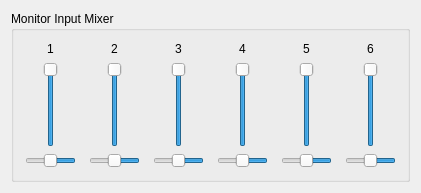
<ui version="4.0" >
 <comment>Copyright (C) 2005-2008 by Daniel Wagner
	
	This file is part of FFADO
	FFADO = Free Firewire (pro-)audio drivers for linux
	
	FFADO is based upon FreeBoB.
	
	This program is free software: you can redistribute it and/or modify
	it under the terms of the GNU General Public License as published by
	the Free Software Foundation, either version 2 of the License, or
	(at your option) version 3 of the License.
	
	This program is distributed in the hope that it will be useful,
	but WITHOUT ANY WARRANTY; without even the implied warranty of
	MERCHANTABILITY or FITNESS FOR A PARTICULAR PURPOSE.  See the
	GNU General Public License for more details.
</comment>
 <class>EdirolFa66ControlUI</class>
 <widget class="QWidget" name="EdirolFa66ControlUI" >
  <property name="geometry" >
   <rect>
    <x>0</x>
    <y>0</y>
    <width>421</width>
    <height>193</height>
   </rect>
  </property>
  <property name="windowTitle" >
   <string>Edirol FA-66</string>
  </property>
  <layout class="QVBoxLayout" >
   <item>
    <widget class="QGroupBox" name="groupBox1" >
     <property name="sizePolicy" >
      <sizepolicy vsizetype="Preferred" hsizetype="Preferred" >
       <horstretch>0</horstretch>
       <verstretch>0</verstretch>
      </sizepolicy>
     </property>
     <property name="title" >
      <string>Monitor Input Mixer</string>
     </property>
     <layout class="QHBoxLayout" >
      <item>
       <layout class="QVBoxLayout" >
        <item>
         <widget class="QLabel" name="textLabel1" >
          <property name="text" >
           <string>1</string>
          </property>
          <property name="alignment" >
           <set>Qt::AlignCenter</set>
          </property>
          <property name="wordWrap" >
           <bool>false</bool>
          </property>
         </widget>
        </item>
        <item>
         <layout class="QHBoxLayout" >
          <item>
           <spacer>
            <property name="orientation" >
             <enum>Qt::Horizontal</enum>
            </property>
            <property name="sizeType" >
             <enum>QSizePolicy::Expanding</enum>
            </property>
            <property name="sizeHint" stdset="0" >
             <size>
              <width>20</width>
              <height>20</height>
             </size>
            </property>
           </spacer>
          </item>
          <item>
           <widget class="QSlider" name="sldInput1" >
            <property name="sizePolicy" >
             <sizepolicy vsizetype="Expanding" hsizetype="Fixed" >
              <horstretch>0</horstretch>
              <verstretch>0</verstretch>
             </sizepolicy>
            </property>
            <property name="minimum" >
             <number>-32767</number>
            </property>
            <property name="maximum" >
             <number>0</number>
            </property>
            <property name="singleStep" >
             <number>10000</number>
            </property>
            <property name="pageStep" >
             <number>1000</number>
            </property>
            <property name="value" >
             <number>0</number>
            </property>
            <property name="orientation" >
             <enum>Qt::Vertical</enum>
            </property>
            <property name="tickInterval" >
             <number>10000</number>
            </property>
           </widget>
          </item>
          <item>
           <spacer>
            <property name="orientation" >
             <enum>Qt::Horizontal</enum>
            </property>
            <property name="sizeType" >
             <enum>QSizePolicy::Expanding</enum>
            </property>
            <property name="sizeHint" stdset="0" >
             <size>
              <width>20</width>
              <height>16</height>
             </size>
            </property>
           </spacer>
          </item>
         </layout>
        </item>
        <item>
         <widget class="QSlider" name="sldBal1" >
          <property name="minimum" >
           <number>-32767</number>
          </property>
          <property name="maximum" >
           <number>32512</number>
          </property>
          <property name="orientation" >
           <enum>Qt::Horizontal</enum>
          </property>
          <property name="invertedAppearance" >
           <bool>true</bool>
          </property>
         </widget>
        </item>
       </layout>
      </item>
      <item>
       <spacer>
        <property name="orientation" >
         <enum>Qt::Horizontal</enum>
        </property>
        <property name="sizeType" >
         <enum>QSizePolicy::Expanding</enum>
        </property>
        <property name="sizeHint" stdset="0" >
         <size>
          <width>40</width>
          <height>20</height>
         </size>
        </property>
       </spacer>
      </item>
      <item>
       <layout class="QVBoxLayout" >
        <item>
         <widget class="QLabel" name="textLabel2" >
          <property name="text" >
           <string>2</string>
          </property>
          <property name="alignment" >
           <set>Qt::AlignCenter</set>
          </property>
          <property name="wordWrap" >
           <bool>false</bool>
          </property>
         </widget>
        </item>
        <item>
         <layout class="QHBoxLayout" >
          <item>
           <spacer>
            <property name="orientation" >
             <enum>Qt::Horizontal</enum>
            </property>
            <property name="sizeType" >
             <enum>QSizePolicy::Expanding</enum>
            </property>
            <property name="sizeHint" stdset="0" >
             <size>
              <width>20</width>
              <height>20</height>
             </size>
            </property>
           </spacer>
          </item>
          <item>
           <widget class="QSlider" name="sldInput2" >
            <property name="minimum" >
             <number>-32767</number>
            </property>
            <property name="maximum" >
             <number>0</number>
            </property>
            <property name="singleStep" >
             <number>10000</number>
            </property>
            <property name="pageStep" >
             <number>1000</number>
            </property>
            <property name="value" >
             <number>0</number>
            </property>
            <property name="orientation" >
             <enum>Qt::Vertical</enum>
            </property>
            <property name="tickInterval" >
             <number>10000</number>
            </property>
           </widget>
          </item>
          <item>
           <spacer>
            <property name="orientation" >
             <enum>Qt::Horizontal</enum>
            </property>
            <property name="sizeType" >
             <enum>QSizePolicy::Expanding</enum>
            </property>
            <property name="sizeHint" stdset="0" >
             <size>
              <width>20</width>
              <height>20</height>
             </size>
            </property>
           </spacer>
          </item>
         </layout>
        </item>
        <item>
         <widget class="QSlider" name="sldBal2" >
          <property name="minimum" >
           <number>-32767</number>
          </property>
          <property name="maximum" >
           <number>32512</number>
          </property>
          <property name="orientation" >
           <enum>Qt::Horizontal</enum>
          </property>
          <property name="invertedAppearance" >
           <bool>true</bool>
          </property>
         </widget>
        </item>
       </layout>
      </item>
      <item>
       <spacer>
        <property name="orientation" >
         <enum>Qt::Horizontal</enum>
        </property>
        <property name="sizeType" >
         <enum>QSizePolicy::Expanding</enum>
        </property>
        <property name="sizeHint" stdset="0" >
         <size>
          <width>40</width>
          <height>20</height>
         </size>
        </property>
       </spacer>
      </item>
      <item>
       <layout class="QVBoxLayout" >
        <item>
         <widget class="QLabel" name="textLabel3" >
          <property name="text" >
           <string>3</string>
          </property>
          <property name="alignment" >
           <set>Qt::AlignCenter</set>
          </property>
          <property name="wordWrap" >
           <bool>false</bool>
          </property>
         </widget>
        </item>
        <item>
         <layout class="QHBoxLayout" >
          <item>
           <spacer>
            <property name="orientation" >
             <enum>Qt::Horizontal</enum>
            </property>
            <property name="sizeType" >
             <enum>QSizePolicy::Expanding</enum>
            </property>
            <property name="sizeHint" stdset="0" >
             <size>
              <width>20</width>
              <height>20</height>
             </size>
            </property>
           </spacer>
          </item>
          <item>
           <widget class="QSlider" name="sldInput3" >
            <property name="minimum" >
             <number>-32767</number>
            </property>
            <property name="maximum" >
             <number>0</number>
            </property>
            <property name="singleStep" >
             <number>10000</number>
            </property>
            <property name="pageStep" >
             <number>1000</number>
            </property>
            <property name="value" >
             <number>0</number>
            </property>
            <property name="orientation" >
             <enum>Qt::Vertical</enum>
            </property>
            <property name="tickInterval" >
             <number>10000</number>
            </property>
           </widget>
          </item>
          <item>
           <spacer>
            <property name="orientation" >
             <enum>Qt::Horizontal</enum>
            </property>
            <property name="sizeType" >
             <enum>QSizePolicy::Expanding</enum>
            </property>
            <property name="sizeHint" stdset="0" >
             <size>
              <width>20</width>
              <height>20</height>
             </size>
            </property>
           </spacer>
          </item>
         </layout>
        </item>
        <item>
         <widget class="QSlider" name="sldBal3" >
          <property name="minimum" >
           <number>-32767</number>
          </property>
          <property name="maximum" >
           <number>32512</number>
          </property>
          <property name="orientation" >
           <enum>Qt::Horizontal</enum>
          </property>
          <property name="invertedAppearance" >
           <bool>true</bool>
          </property>
         </widget>
        </item>
       </layout>
      </item>
      <item>
       <spacer>
        <property name="orientation" >
         <enum>Qt::Horizontal</enum>
        </property>
        <property name="sizeType" >
         <enum>QSizePolicy::Expanding</enum>
        </property>
        <property name="sizeHint" stdset="0" >
         <size>
          <width>40</width>
          <height>20</height>
         </size>
        </property>
       </spacer>
      </item>
      <item>
       <layout class="QVBoxLayout" >
        <item>
         <widget class="QLabel" name="textLabel4" >
          <property name="text" >
           <string>4</string>
          </property>
          <property name="alignment" >
           <set>Qt::AlignCenter</set>
          </property>
          <property name="wordWrap" >
           <bool>false</bool>
          </property>
         </widget>
        </item>
        <item>
         <layout class="QHBoxLayout" >
          <item>
           <spacer>
            <property name="orientation" >
             <enum>Qt::Horizontal</enum>
            </property>
            <property name="sizeType" >
             <enum>QSizePolicy::Expanding</enum>
            </property>
            <property name="sizeHint" stdset="0" >
             <size>
              <width>20</width>
              <height>20</height>
             </size>
            </property>
           </spacer>
          </item>
          <item>
           <widget class="QSlider" name="sldInput4" >
            <property name="minimum" >
             <number>-32767</number>
            </property>
            <property name="maximum" >
             <number>0</number>
            </property>
            <property name="singleStep" >
             <number>10000</number>
            </property>
            <property name="pageStep" >
             <number>1000</number>
            </property>
            <property name="value" >
             <number>0</number>
            </property>
            <property name="orientation" >
             <enum>Qt::Vertical</enum>
            </property>
            <property name="tickInterval" >
             <number>10000</number>
            </property>
           </widget>
          </item>
          <item>
           <spacer>
            <property name="orientation" >
             <enum>Qt::Horizontal</enum>
            </property>
            <property name="sizeType" >
             <enum>QSizePolicy::Expanding</enum>
            </property>
            <property name="sizeHint" stdset="0" >
             <size>
              <width>20</width>
              <height>20</height>
             </size>
            </property>
           </spacer>
          </item>
         </layout>
        </item>
        <item>
         <widget class="QSlider" name="sldBal4" >
          <property name="minimum" >
           <number>-32767</number>
          </property>
          <property name="maximum" >
           <number>32512</number>
          </property>
          <property name="orientation" >
           <enum>Qt::Horizontal</enum>
          </property>
          <property name="invertedAppearance" >
           <bool>true</bool>
          </property>
         </widget>
        </item>
       </layout>
      </item>
      <item>
       <spacer>
        <property name="orientation" >
         <enum>Qt::Horizontal</enum>
        </property>
        <property name="sizeType" >
         <enum>QSizePolicy::Expanding</enum>
        </property>
        <property name="sizeHint" stdset="0" >
         <size>
          <width>40</width>
          <height>20</height>
         </size>
        </property>
       </spacer>
      </item>
      <item>
       <layout class="QVBoxLayout" >
        <item>
         <widget class="QLabel" name="textLabel5" >
          <property name="text" >
           <string>5</string>
          </property>
          <property name="alignment" >
           <set>Qt::AlignCenter</set>
          </property>
          <property name="wordWrap" >
           <bool>false</bool>
          </property>
         </widget>
        </item>
        <item>
         <layout class="QHBoxLayout" >
          <item>
           <spacer>
            <property name="orientation" >
             <enum>Qt::Horizontal</enum>
            </property>
            <property name="sizeType" >
             <enum>QSizePolicy::Expanding</enum>
            </property>
            <property name="sizeHint" stdset="0" >
             <size>
              <width>20</width>
              <height>20</height>
             </size>
            </property>
           </spacer>
          </item>
          <item>
           <widget class="QSlider" name="sldInput5" >
            <property name="minimumSize" >
             <size>
              <width>0</width>
              <height>80</height>
             </size>
            </property>
            <property name="minimum" >
             <number>-32767</number>
            </property>
            <property name="maximum" >
             <number>0</number>
            </property>
            <property name="singleStep" >
             <number>10000</number>
            </property>
            <property name="pageStep" >
             <number>1000</number>
            </property>
            <property name="value" >
             <number>0</number>
            </property>
            <property name="orientation" >
             <enum>Qt::Vertical</enum>
            </property>
            <property name="tickInterval" >
             <number>10000</number>
            </property>
           </widget>
          </item>
          <item>
           <spacer>
            <property name="orientation" >
             <enum>Qt::Horizontal</enum>
            </property>
            <property name="sizeType" >
             <enum>QSizePolicy::Expanding</enum>
            </property>
            <property name="sizeHint" stdset="0" >
             <size>
              <width>20</width>
              <height>20</height>
             </size>
            </property>
           </spacer>
          </item>
         </layout>
        </item>
        <item>
         <widget class="QSlider" name="sldBal5" >
          <property name="minimum" >
           <number>-32767</number>
          </property>
          <property name="maximum" >
           <number>32512</number>
          </property>
          <property name="orientation" >
           <enum>Qt::Horizontal</enum>
          </property>
          <property name="invertedAppearance" >
           <bool>true</bool>
          </property>
         </widget>
        </item>
       </layout>
      </item>
      <item>
       <spacer>
        <property name="orientation" >
         <enum>Qt::Horizontal</enum>
        </property>
        <property name="sizeType" >
         <enum>QSizePolicy::Expanding</enum>
        </property>
        <property name="sizeHint" stdset="0" >
         <size>
          <width>40</width>
          <height>20</height>
         </size>
        </property>
       </spacer>
      </item>
      <item>
       <layout class="QVBoxLayout" >
        <item>
         <widget class="QLabel" name="textLabel6" >
          <property name="text" >
           <string>6</string>
          </property>
          <property name="alignment" >
           <set>Qt::AlignCenter</set>
          </property>
          <property name="wordWrap" >
           <bool>false</bool>
          </property>
         </widget>
        </item>
        <item>
         <layout class="QHBoxLayout" >
          <item>
           <spacer>
            <property name="orientation" >
             <enum>Qt::Horizontal</enum>
            </property>
            <property name="sizeType" >
             <enum>QSizePolicy::Expanding</enum>
            </property>
            <property name="sizeHint" stdset="0" >
             <size>
              <width>20</width>
              <height>20</height>
             </size>
            </property>
           </spacer>
          </item>
          <item>
           <widget class="QSlider" name="sldInput6" >
            <property name="minimum" >
             <number>-32767</number>
            </property>
            <property name="maximum" >
             <number>0</number>
            </property>
            <property name="singleStep" >
             <number>10000</number>
            </property>
            <property name="pageStep" >
             <number>1000</number>
            </property>
            <property name="value" >
             <number>0</number>
            </property>
            <property name="orientation" >
             <enum>Qt::Vertical</enum>
            </property>
            <property name="tickInterval" >
             <number>10000</number>
            </property>
           </widget>
          </item>
          <item>
           <spacer>
            <property name="orientation" >
             <enum>Qt::Horizontal</enum>
            </property>
            <property name="sizeType" >
             <enum>QSizePolicy::Expanding</enum>
            </property>
            <property name="sizeHint" stdset="0" >
             <size>
              <width>20</width>
              <height>20</height>
             </size>
            </property>
           </spacer>
          </item>
         </layout>
        </item>
        <item>
         <widget class="QSlider" name="sldBal6" >
          <property name="minimum" >
           <number>-32767</number>
          </property>
          <property name="maximum" >
           <number>32512</number>
          </property>
          <property name="orientation" >
           <enum>Qt::Horizontal</enum>
          </property>
          <property name="invertedAppearance" >
           <bool>true</bool>
          </property>
         </widget>
        </item>
       </layout>
      </item>
     </layout>
    </widget>
   </item>
  </layout>
 </widget>
 <layoutdefault spacing="6" margin="11" />
 <pixmapfunction>qPixmapFromMimeSource</pixmapfunction>
 <resources/>
 <connections>
  <connection>
   <sender>sldInput1</sender>
   <signal>sliderMoved(int)</signal>
   <receiver>EdirolFa66ControlUI</receiver>
   <slot>setVolumeIn1(int)</slot>
   <hints>
    <hint type="sourcelabel" >
     <x>20</x>
     <y>20</y>
    </hint>
    <hint type="destinationlabel" >
     <x>20</x>
     <y>20</y>
    </hint>
   </hints>
  </connection>
  <connection>
   <sender>sldInput2</sender>
   <signal>sliderMoved(int)</signal>
   <receiver>EdirolFa66ControlUI</receiver>
   <slot>setVolumeIn2(int)</slot>
   <hints>
    <hint type="sourcelabel" >
     <x>20</x>
     <y>20</y>
    </hint>
    <hint type="destinationlabel" >
     <x>20</x>
     <y>20</y>
    </hint>
   </hints>
  </connection>
  <connection>
   <sender>sldInput3</sender>
   <signal>sliderMoved(int)</signal>
   <receiver>EdirolFa66ControlUI</receiver>
   <slot>setVolumeIn3(int)</slot>
   <hints>
    <hint type="sourcelabel" >
     <x>20</x>
     <y>20</y>
    </hint>
    <hint type="destinationlabel" >
     <x>20</x>
     <y>20</y>
    </hint>
   </hints>
  </connection>
  <connection>
   <sender>sldInput4</sender>
   <signal>sliderMoved(int)</signal>
   <receiver>EdirolFa66ControlUI</receiver>
   <slot>setVolumeIn4(int)</slot>
   <hints>
    <hint type="sourcelabel" >
     <x>20</x>
     <y>20</y>
    </hint>
    <hint type="destinationlabel" >
     <x>20</x>
     <y>20</y>
    </hint>
   </hints>
  </connection>
  <connection>
   <sender>sldInput5</sender>
   <signal>sliderMoved(int)</signal>
   <receiver>EdirolFa66ControlUI</receiver>
   <slot>setVolumeIn5(int)</slot>
   <hints>
    <hint type="sourcelabel" >
     <x>20</x>
     <y>20</y>
    </hint>
    <hint type="destinationlabel" >
     <x>20</x>
     <y>20</y>
    </hint>
   </hints>
  </connection>
  <connection>
   <sender>sldInput6</sender>
   <signal>sliderMoved(int)</signal>
   <receiver>EdirolFa66ControlUI</receiver>
   <slot>setVolumeIn6(int)</slot>
   <hints>
    <hint type="sourcelabel" >
     <x>20</x>
     <y>20</y>
    </hint>
    <hint type="destinationlabel" >
     <x>20</x>
     <y>20</y>
    </hint>
   </hints>
  </connection>
  <connection>
   <sender>sldBal1</sender>
   <signal>sliderMoved(int)</signal>
   <receiver>EdirolFa66ControlUI</receiver>
   <slot>setBalanceIn1(int)</slot>
   <hints>
    <hint type="sourcelabel" >
     <x>20</x>
     <y>20</y>
    </hint>
    <hint type="destinationlabel" >
     <x>20</x>
     <y>20</y>
    </hint>
   </hints>
  </connection>
  <connection>
   <sender>sldBal2</sender>
   <signal>sliderMoved(int)</signal>
   <receiver>EdirolFa66ControlUI</receiver>
   <slot>setBalanceIn2(int)</slot>
   <hints>
    <hint type="sourcelabel" >
     <x>20</x>
     <y>20</y>
    </hint>
    <hint type="destinationlabel" >
     <x>20</x>
     <y>20</y>
    </hint>
   </hints>
  </connection>
  <connection>
   <sender>sldBal3</sender>
   <signal>sliderMoved(int)</signal>
   <receiver>EdirolFa66ControlUI</receiver>
   <slot>setBalanceIn3(int)</slot>
   <hints>
    <hint type="sourcelabel" >
     <x>20</x>
     <y>20</y>
    </hint>
    <hint type="destinationlabel" >
     <x>20</x>
     <y>20</y>
    </hint>
   </hints>
  </connection>
  <connection>
   <sender>sldBal4</sender>
   <signal>sliderMoved(int)</signal>
   <receiver>EdirolFa66ControlUI</receiver>
   <slot>setBalanceIn4(int)</slot>
   <hints>
    <hint type="sourcelabel" >
     <x>20</x>
     <y>20</y>
    </hint>
    <hint type="destinationlabel" >
     <x>20</x>
     <y>20</y>
    </hint>
   </hints>
  </connection>
  <connection>
   <sender>sldBal5</sender>
   <signal>sliderMoved(int)</signal>
   <receiver>EdirolFa66ControlUI</receiver>
   <slot>setBalanceIn5(int)</slot>
   <hints>
    <hint type="sourcelabel" >
     <x>20</x>
     <y>20</y>
    </hint>
    <hint type="destinationlabel" >
     <x>20</x>
     <y>20</y>
    </hint>
   </hints>
  </connection>
  <connection>
   <sender>sldBal6</sender>
   <signal>sliderMoved(int)</signal>
   <receiver>EdirolFa66ControlUI</receiver>
   <slot>setBalanceIn6(int)</slot>
   <hints>
    <hint type="sourcelabel" >
     <x>20</x>
     <y>20</y>
    </hint>
    <hint type="destinationlabel" >
     <x>20</x>
     <y>20</y>
    </hint>
   </hints>
  </connection>
 </connections>
</ui>
